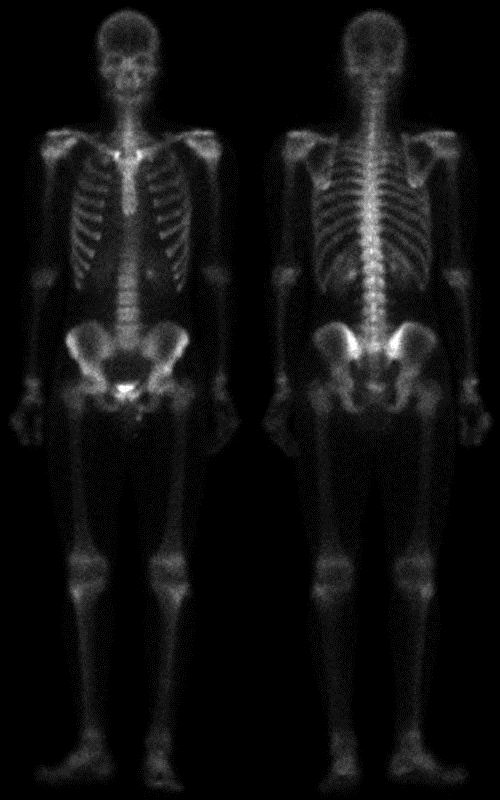
#> input picture homework/hw2/613410047/HW2_test_image/skeleton_orig.bmp, 500 x 800 px; its folder holds only this picture in this run
$ python main.py
#> lines starting #> are read from the running program, lines starting #| are printed output that depends on the picture; long printed decimals are rounded
#> further down, img is the input picture: shape (800, 500); min 0, max 255, mean 16.9
import cv2
import os
import glob
import numpy as np
from matplotlib import pyplot as plt
import matplotlib

matplotlib.rcParams['figure.autolayout'] = True  # 自動調整佈局防止標題和圖像重疊

def output_image(row , col , h , w , output , titles) :
    # 創建 row x col 子圖佈局
    fig, axs = plt.subplots(row , col , figsize = (h ,  w))
    if(row >= 2) :
        axs = axs.flatten()
    for ax, img, title in zip(axs , output , titles):
        ax.imshow(img , cmap = 'gray')
        ax.set_title(title , fontsize = 12)
        ax.axis('off')  # 隱藏坐標軸

    # 調整子圖間距
    plt.tight_layout()
    plt.show()

def Laplacian(f , filename) :
    # 傅立葉轉換
#> called with filename = 'skeleton_orig'
    F = np.fft.fftshift(np.fft.fft2(f))

    # 計算filter
    M , N = F.shape
#> M = 800; N = 500
    H = np.zeros((M , N) , dtype = np.float32)
    for u in range(M) :
        for v in range(N) :
            H[u , v] = -4 * np.pi * np.pi * ((u - M / 2) ** 2 + (v - N / 2) ** 2)
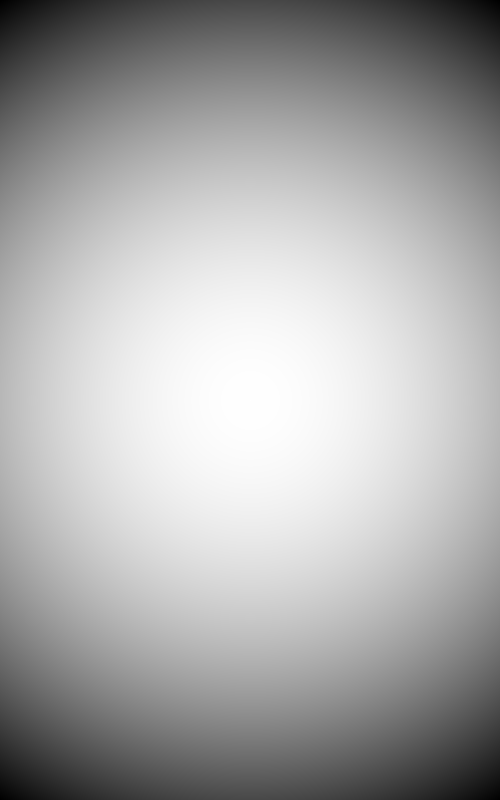
#> H: shape (800, 500) float32; min -8783948, max 0, mean -2927995.5; drawn with min black and max white

    # mask
    mask = H * F
    mask = np.real(np.fft.ifft2(np.fft.ifftshift(mask)))
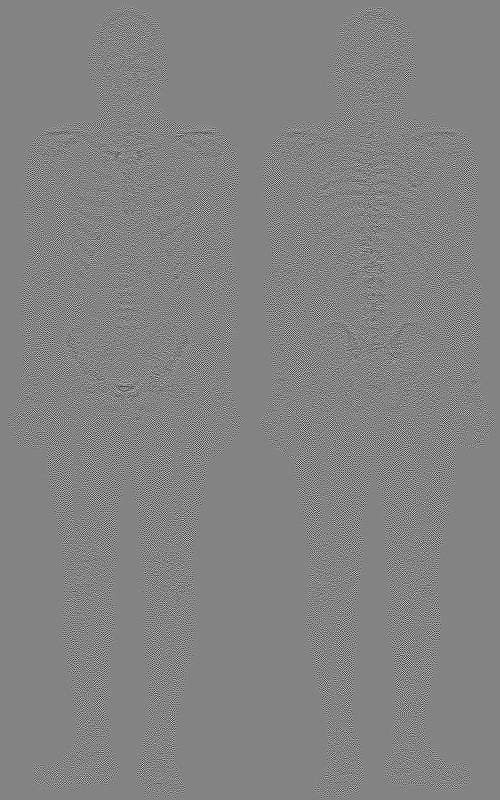
#> mask: shape (800, 500) float64; min -396007.5, max 370168.4, mean 0; drawn with min black and max white

    # 轉換到[-1 , 1]，因為mask出來的值可能遠大於f
    OldRange = np.max(mask) - np.min(mask)
#> OldRange = 766175.9
    NewRange = 1 - -1
    maskScaled = (((mask - np.min(mask)) * NewRange) / OldRange) + -1

    # get g
    g = f - maskScaled
    g = np.clip(g , 0 , 1)
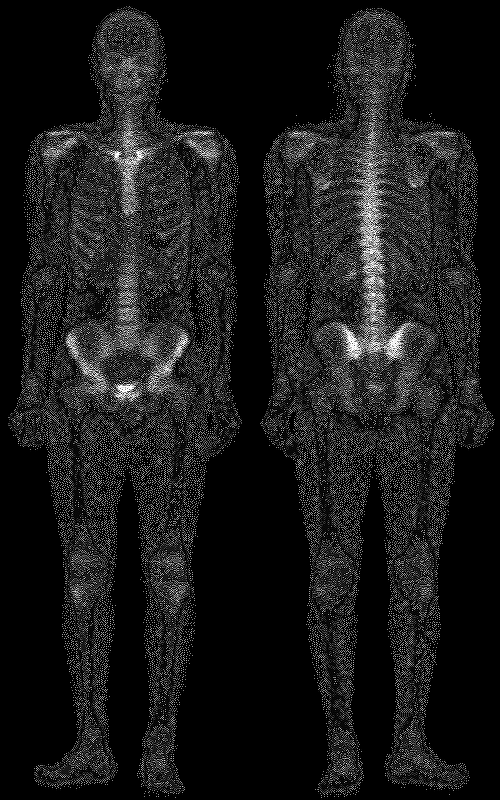
#> g: shape (800, 500) float64; min 0, max 1, mean 0.105

    output = [f , g]
    titles = ["before Laplacian" , "after Laplacian"]

    output_image(row = 1 , col = 2 , h = 8 , w = 6 , output = output , titles = titles)
#> the loop in output_image, `for ax, img, title in zip(axs , output , titles):` made 2 passes
#> title on passes 1 to 2: 'before Laplacian', 'after Laplacian'

    return

def blurring(f) :
    F = np.fft.fftshift(np.fft.fft2(f))

    # Gaussian Low Pass Filter
    M , N = F.shape
#> M = 800; N = 500
    H = np.zeros((M , N), dtype=np.float32)
    D0 = 10
    for u in range(M):
        for v in range(N):
            D = np.sqrt((u - M / 2) ** 2 + (v - N / 2) ** 2)
            H[u , v] = np.exp(-D ** 2 / (2 * D0 * D0))
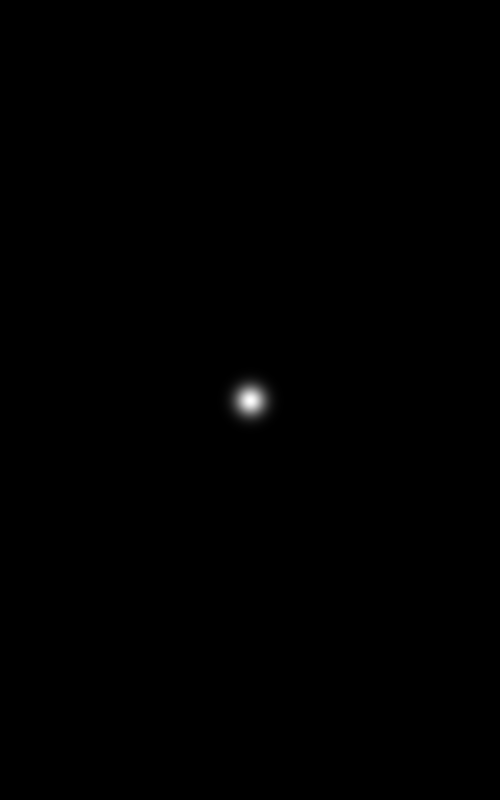
#> H: shape (800, 500) float32; min 0, max 1, mean 0.00157

    # flp(x , y)
    FLP = H * F
    flp = np.abs(np.fft.ifft2(np.fft.ifftshift(FLP)))
    return flp

def unsharp(f , filename) :
    flp = blurring(f)
    gmask = f - flp
    ghp = f + gmask
    ghp = np.clip(ghp , 0 , 1)
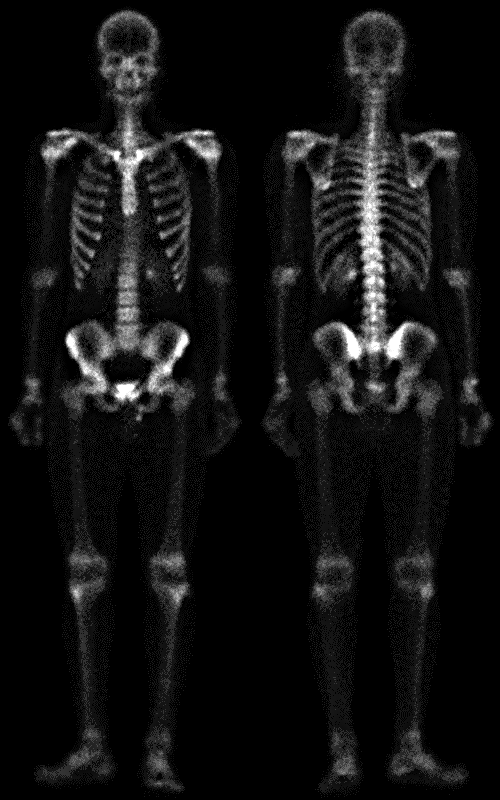
#> ghp: shape (800, 500) float64; min 0, max 1, mean 0.0743

    output = [f , ghp]
    titles = ["before unsharp" , "after unsharp"]

    output_image(row = 1 , col = 2 , h = 8 , w = 6 , output = output , titles = titles)
#> the loop in output_image (call 2), `for ax, img, title in zip(axs , output , titles):` made 2 passes

    return

def high_boost(f , filename) :
#> called with filename = 'skeleton_orig'
    flp = blurring(f)
    gmask = f - flp
    A = [1.7 , 2 , 2.7]
    output = [f]
    for AA in A :
        ghb = (AA - 1) * f + gmask
        ghb = np.clip(ghb , 0 , 1)
        output.append(ghb)
#> after the loop, output = 4 items

    titles = ["before high_boost" , f"A={A[0]}" , f"A={A[1]}" , f"A={A[2]}"]

    output_image(row = 1 , col = 4 , h = 15 , w = 8 , output = output , titles = titles)

    return

def homomorphic(f , filename) :
    # 取ln
#> called with filename = 'skeleton_orig'
    z = np.log1p(np.array(f) , dtype = "float")

    # 傅立葉轉換
    Z = np.fft.fftshift(np.fft.fft2(z))

    # gaussian filter
    M , N = f.shape
#> M = 800; N = 500
    D0 = 80
    c = 2
    rL = 0.5
    rH = 2
    H = np.zeros((M , N) , dtype = np.float32)
    for u in range(M) :
        for v in range(N) :
            D = np.sqrt((u - M / 2) ** 2 + (v - N / 2) ** 2)
            H[u , v] = (rH - rL) * (1.0 - np.exp( -c * (D ** 2 / D0 ** 2) )) + rL
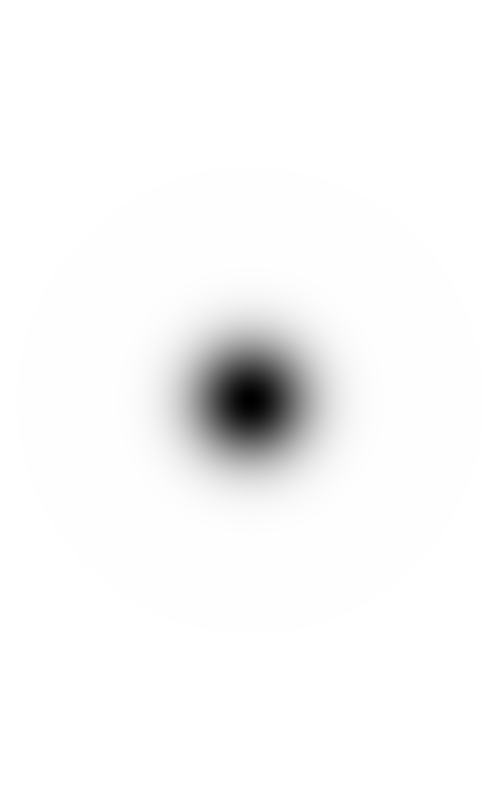
#> H: shape (800, 500) float32; min 0.5, max 2, mean 1.96; drawn with min black and max white

    # S(u,v) = H(u,v)Z(u,v)
    S = H * Z

    # s = S的反傅立葉轉換
    s = np.real(np.fft.ifft2(np.fft.ifftshift(S)))
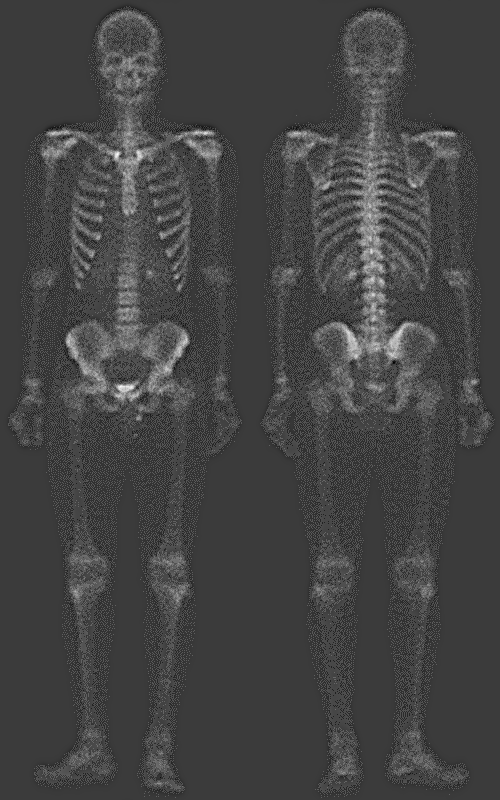
#> s: shape (800, 500) float64; min -0.191, max 0.633, mean 0.0296; drawn with min black and max white
    # s = np.fft.ifft2(np.fft.ifftshift(S))

    # g = exp[s(x,y)]
    g = np.exp(s)
    # g = np.abs(np.exp(s))

    print(np.max(g))
#| 1.884
    print(np.min(g))
#| 0.826

    OldRange = np.max(g) - np.min(g)
#> OldRange = 1.06
    NewRange = 1 - 0
    g = (((g - np.min(g)) * NewRange) / OldRange)

    # g = np.clip(g , 0 , 1)

    output = [f , g]
    titles = ["before homomorphic" , "after homomorphic"]

    output_image(row = 1 , col = 2 , h = 8 , w = 6 , output = output , titles = titles)

    return

# read image
dir = "./HW2_test_image/*.*"
for filepath in glob.glob(dir) :
    img = cv2.imread(filepath , cv2.IMREAD_GRAYSCALE)
    basename = os.path.basename(filepath)
    filename = os.path.splitext(basename)[0]
    f = img / 255

    Laplacian(f , filename)
    unsharp(f , filename)
    high_boost(f , filename)
    homomorphic(f , filename)
